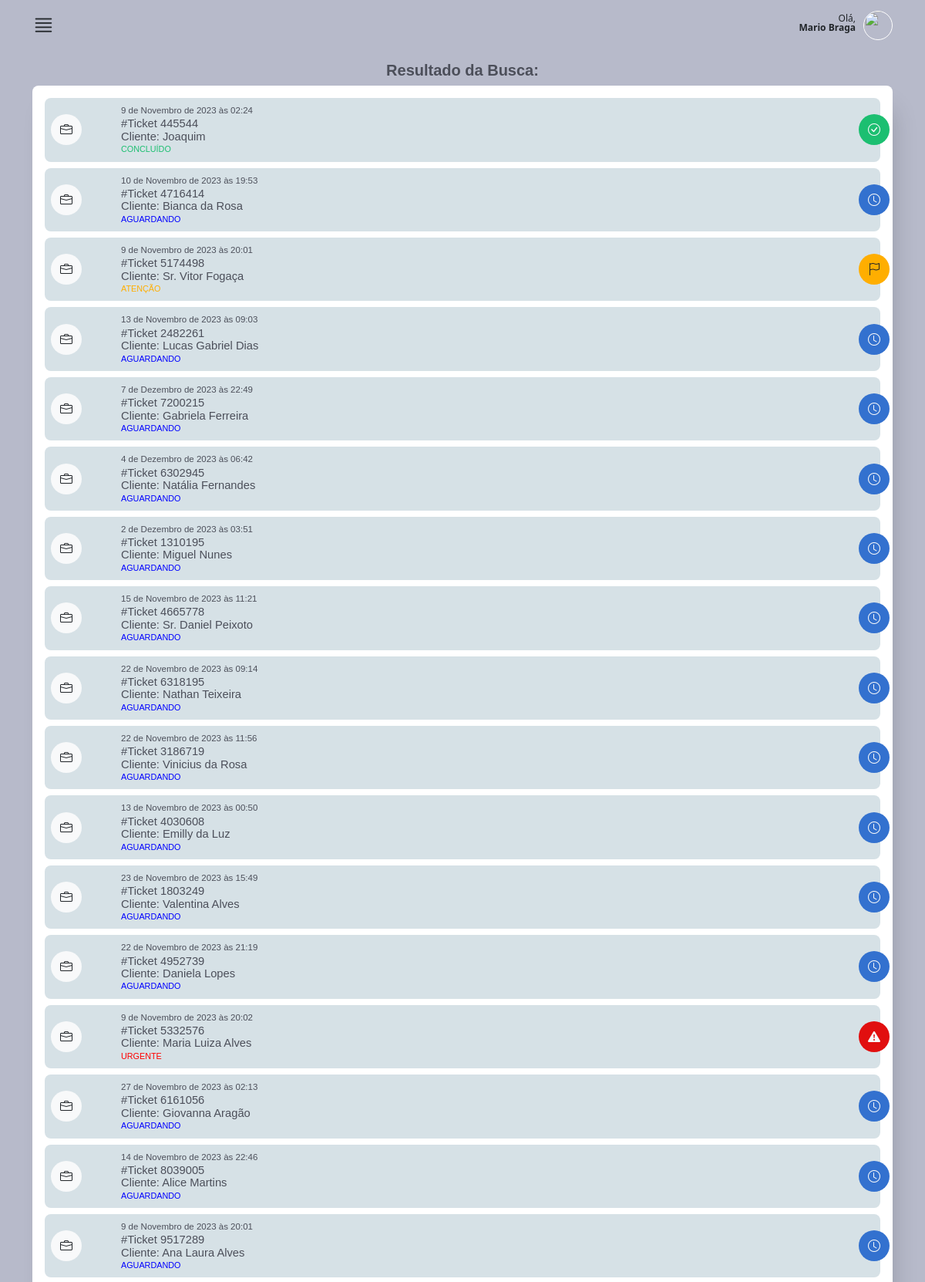
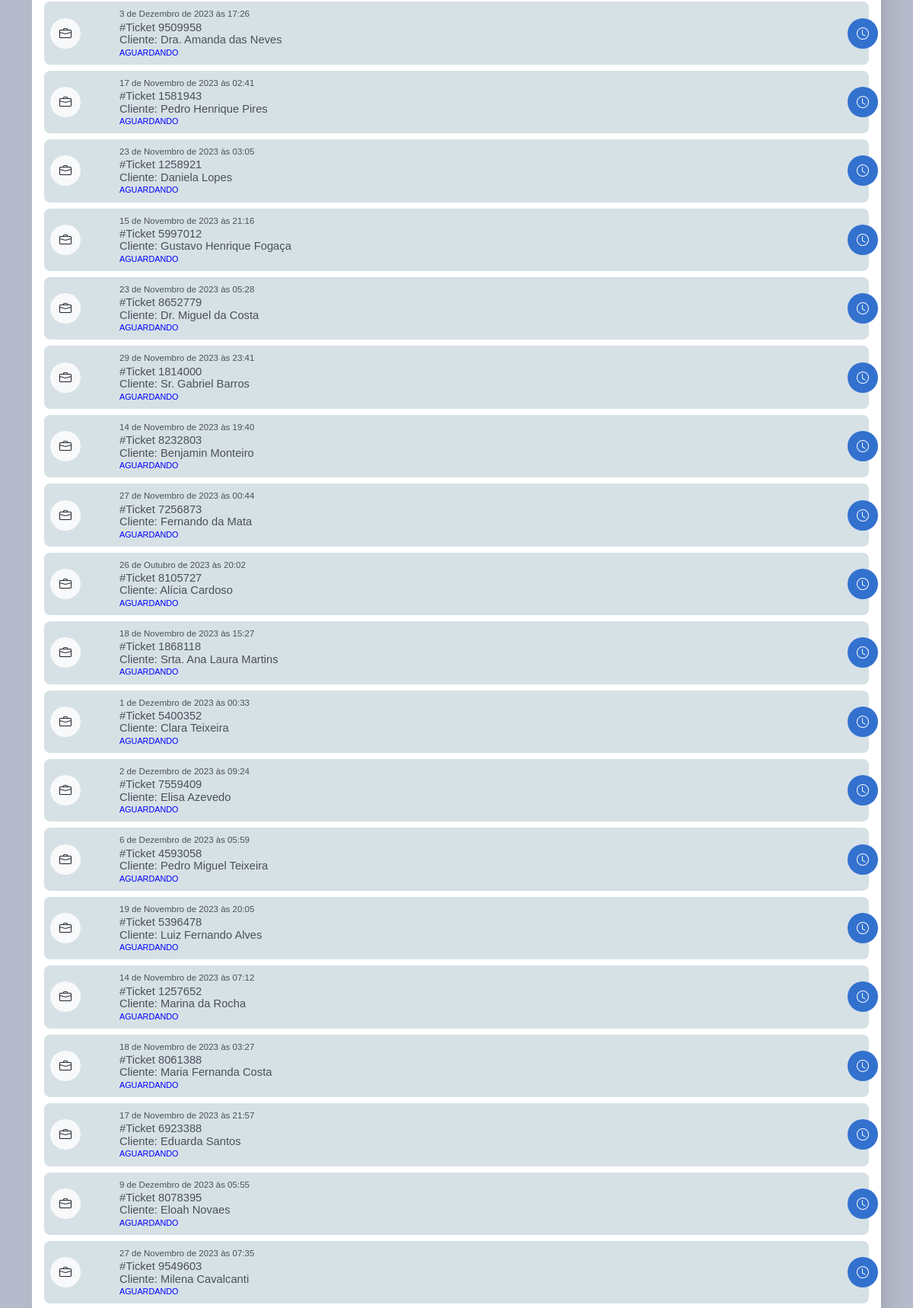
The app's page /main/tela_busca_resultado/ (signed in, upper part) with its own data (2 pictures, top to bottom).
### authentication/models.py (models this page shows, shortened)
class CustomUser(AbstractUser):
    telefone = models.CharField(max_length=15, null=False)
    endereco = models.ForeignKey(
        Endereco, on_delete=models.CASCADE, null=True, default=None
    )
    foto = models.ImageField(upload_to="img/perfil_user/", null=True, blank=True)
    email = models.EmailField(unique=True)

### staff/models.py (models this page shows, shortened)
class OrdemDeServico(models.Model):
    ticket = models.CharField(max_length=200, unique=True)
    tecnico = models.ForeignKey(
        CustomUser, on_delete=models.CASCADE, related_name="ordens_técnico"
    )
    staff = models.ForeignKey(
        CustomUser, on_delete=models.CASCADE, related_name="ordens_staff"
    )
    descricao = models.TextField(max_length=600)
    previsao_chegada = models.DateTimeField()
    previsao_execucao = models.DateTimeField()
    material = models.CharField(max_length=100, validators=[MinLengthValidator(3)])
    equipamento = models.CharField(max_length=100, validators=[MinLengthValidator(3)])
    data_criacao = models.DateTimeField(auto_now_add=True)
    cliente = models.ForeignKey(Cliente, on_delete=models.CASCADE)
    contrato = models.CharField(max_length=700, null=True, blank=True)
    atividade = models.CharField(max_length=50, choices=ACTIVITY_CHOICES)
    status_tecnico = models.CharField(max_length=50, choices=TECNICAL_CHOICES)
    status = models.CharField(
        max_length=10, choices=STATUS_CHOICES, default="Aguardando"
    )
    atraso_em_minutos = models.CharField(max_length=50, null=True, blank=True, choices=ATRASO_CHOICES)
    atraso_descricao = models.TextField(max_length=400, null=True, blank=True)

class Cliente(models.Model):
    nome = models.CharField(max_length=50, validators=[MinLengthValidator(3)])
    rg = models.CharField(max_length=12, validators=[MinLengthValidator(3)])
    endereco = models.ForeignKey(Endereco, on_delete=models.CASCADE)
    telefone1 = models.CharField(max_length=15, validators=[MinLengthValidator(3)])
    telefone2 = models.CharField(max_length=15, validators=[MinLengthValidator(3)])

### main/views.py (the view, shortened to what this page needs)
@user_passes_test(is_tecnico)
def tela_busca_resultado(request):
    ordens = OrdemDeServico.objects.filter(tecnico=request.user)
    return render(request, "tela_busca_resultado.html", {"ordens": ordens})

### main/helpers.py (called while the page is built)
def is_tecnico(user):
    return user.groups.filter(name="Técnico").exists()

### main/templates/tela_busca_resultado.html (shortened to what this page needs)
{% extends "base2.html" %}
{%load static%}
{% block rest %}
<section id="oc_lista">
    <div class="container">
      <div class="row">
        <div class="col-10 offset-1 text-center mt-3">
          <h5 class="font-bold color04">Resultado da Busca:</h5>
        </div>
      </div>
      <div class="listas_here box-shadow">
        <div class="tab-content" id="pills-tabContent">
            <div class="tab-pane pt-3 fade show active" id="pills-01" role="tabpanel" aria-labelledby="pills-home-tab" tabindex="0">
        {% if ordens %}
            {% for ordem in ordens %}
              <div class="oc_lista_item">
                <a href="{% url 'os_detail' ordem.id %}" class="a-whole"></a>
                <div class="row">
                    <div class="col-2 col-md-1">
                        <div class="icon bg-light"><i class="bi bi-briefcase text-dark"></i></div>
                    </div>
                    <div class="col-9 col-md-11">
                        <div class="oc_l_data color04 font-light">{{ordem.previsao_chegada}}</div>
                        <div class="oc_l_nome font-medium color04">#Ticket {{ordem.ticket}}</div>
                        <div class="oc_l_nome font-medium color04">Cliente: {{ordem.cliente.nome}}</div>
                        <div class="oc_l_status font-medium {% if ordem.status == 'Urgente' %}color-red{% elif ordem.status == 'Atenção' %}color-yellow{% elif ordem.status == 'Aguardando' %}color-blue{% elif ordem.status == 'Concluído' %}color-green{% endif %}">{{ ordem.status }}</div>
                    </div>
                    {% if ordem.status == "Urgente" %}
                    <div class="status_icon bg05 text-light">
                        <i class="bi bi-exclamation-triangle-fill"></i>
                    </div>
                {% elif ordem.status == "Atenção" %}
                    <div class="status_icon bg06 text-dark">
                        <i class="bi bi-flag"></i>
                    </div>
                {% elif ordem.status == "Aguardando" %}
                    <div class="status_icon bg01 text-light">
                        <i class="bi bi-clock"></i>
                    </div>
                    {% elif ordem.status == "Concluído" %}
                    <div class="status_icon bg02 text-light">
                      <i class="bi bi-check-circle"></i>
                  </div>
                {% endif %}
                </div>
              </div>
              {% endfor %}
            {% endif %}
            </div>
        </div>
    </div>
    </div>
  </section>
{% endblock %}

### main/templates/base2.html (shortened to what this page needs)
{%load static%}
<!DOCTYPE html>
<html lang="en" data-bs-theme="auto">
  <head>
    <link
      rel="stylesheet"
      href="https://cdn.jsdelivr.net/npm/@docsearch/css@3"
    />
    <link
      rel="stylesheet"
      href="https://cdn.jsdelivr.net/npm/bootstrap-icons@1.11.1/font/bootstrap-icons.css"
    />
    <link
      href="{% static 'assets/dist/css/bootstrap.min.css' %}"
      rel="stylesheet"
    />
    <link href="{% static 'assets/css/app_mamminfo.css' %}" rel="stylesheet" />
  </head>
  <body>
    <main class="bg03">
      <header>
        <div class="container">
          <div id="super_menu">
            <div class="row">
              <div class="col-3 text-start">
                <i class="bi bi-justify i_main"></i>
              </div>
              <div class="col-9 text-end">
                <p class="mt-2">
                  Olá,<br />
                  <strong>{{ user.first_name }} {{ user.last_name }}</strong>
                </p>
                <div class="photo_user mt-1">
                  {% if request.user.foto %}
                  <img src="{{ request.user.foto.url }}" alt="User Photo" />
                  {% else %}
                  <img
                    src="https://cdn-icons-png.flaticon.com/512/3106/3106807.png?auto=format&fit=crop&q=80&w=1760&ixlib=rb-4.0.3&ixid=M3wxMjA3fDB8MHxwaG90by1wYWdlfHx8fGVufDB8fHx8fA%3D%3D"
                    alt=""
                  />
                  {% endif %}
                </div>
              </div>
            </div>
          </div>
        </div>
      </header>
      {% block rest %}{% endblock %}
    </main>
  </body>
</html>

### main/templates/static/assets/css/app_mamminfo.css (style rules this page uses)
html { font-family: 'Noto', sans-serif;background: #ced0dc; }
.font-medium { font-family: 'NotoMedium', sans-serif;font-weight: 400; }
.font-bold { font-family: 'NotoBold', sans-serif;font-weight: 600; }
.font-light { font-family: 'NotoLight', sans-serif;font-weight: 300; }
.bg01 { background: #3371cf; }
.bg02 { background: #1cbf71; }
.bg03 { background: #b7baca; }
.bg05 { background: #e10f0f; }
.bg06 { background: #ffae00; }
.color04 { color: #4c4f5a; }
section { height: auto;min-height: 90vh;max-width: 100vw;width: 100%; }
.box-shadow { box-shadow: 10px 20px 32px -12px rgba(0,0,0,.2); }
.a-whole { position: absolute;top: 0;bottom: 0;left: 0;right: 0;width: 100%;height: 100%;z-index: 1;display: block; }
#super_menu { padding: 10px 0;position: relative; }
#super_menu p { font-size: .75rem;line-height: 100%;display: inline-block;margin: 0 10px 0 0; }
#super_menu .i_main { font-size: 1.8rem; }
#super_menu .photo_user { float: right;display: inline-block; }
#super_menu .photo_user img { width: 38px;height: 38px;display: block;border-radius: 38px;object-fit: cover;transform-origin: 50% 50%;border: 1px solid #fff; }
#oc_lista { padding-bottom: 72px; }
#oc_lista .listas_here { background: #fff;border-radius: 8px; }
#oc_lista .tab-pane { padding: 8px 16px; }
#oc_lista .oc_lista_item { background: #d6e1e6;border-radius: 8px;padding: 8px;position: relative;margin-bottom: 8px; }
#oc_lista .oc_lista_item .icon { width: 40px;height: 40px;border-radius: 40px;display: inline-block;text-align: center;line-height: 40px;position: absolute;l: 0;top: 0;bottom: 0;margin: auto; }
#oc_lista .oc_lista_item .oc_l_data { font-size: .72rem; }
#oc_lista .oc_lista_item .oc_l_nome { font-size: .92rem;line-height: 112%;white-space: nowrap;overflow: hidden;text-overflow: ellipsis; }
#oc_lista .oc_lista_item .oc_l_status { font-size: .675rem;text-transform: uppercase; }
#oc_lista .oc_lista_item .status_icon { width: 40px;height: 40px;border-radius: 40px;display: inline-block;text-align: center;line-height: 40px;position: absolute;right: -12px;top: 0;bottom: 0;margin: auto; }

### records on screen
CustomUser: first_name "Mario", last_name "Braga"
OrdemDeServico: previsao_chegada "9 de Novembro de 2023 às 02:24", ticket "445544", cliente.nome "Joaquim", status "CONCLUÍDO"
OrdemDeServico: previsao_chegada "10 de Novembro de 2023 às 19:53", ticket "4716414", cliente.nome "Bianca da Rosa", status "AGUARDANDO"
OrdemDeServico: previsao_chegada "9 de Novembro de 2023 às 20:01", ticket "5174498", cliente.nome "Sr. Vitor Fogaça", status "ATENÇÃO"
OrdemDeServico: previsao_chegada "13 de Novembro de 2023 às 09:03", ticket "2482261", cliente.nome "Lucas Gabriel Dias", status "AGUARDANDO"
OrdemDeServico: previsao_chegada "7 de Dezembro de 2023 às 22:49", ticket "7200215", cliente.nome "Gabriela Ferreira", status "AGUARDANDO"
OrdemDeServico: previsao_chegada "4 de Dezembro de 2023 às 06:42", ticket "6302945", cliente.nome "Natália Fernandes", status "AGUARDANDO"
OrdemDeServico: previsao_chegada "2 de Dezembro de 2023 às 03:51", ticket "1310195", cliente.nome "Miguel Nunes", status "AGUARDANDO"
OrdemDeServico: previsao_chegada "15 de Novembro de 2023 às 11:21", ticket "4665778", cliente.nome "Sr. Daniel Peixoto", status "AGUARDANDO"
OrdemDeServico: previsao_chegada "22 de Novembro de 2023 às 09:14", ticket "6318195", cliente.nome "Nathan Teixeira", status "AGUARDANDO"
OrdemDeServico: previsao_chegada "22 de Novembro de 2023 às 11:56", ticket "3186719", cliente.nome "Vinicius da Rosa", status "AGUARDANDO"
OrdemDeServico: previsao_chegada "13 de Novembro de 2023 às 00:50", ticket "4030608", cliente.nome "Emilly da Luz", status "AGUARDANDO"
OrdemDeServico: previsao_chegada "23 de Novembro de 2023 às 15:49", ticket "1803249", cliente.nome "Valentina Alves", status "AGUARDANDO"
OrdemDeServico: previsao_chegada "22 de Novembro de 2023 às 21:19", ticket "4952739", cliente.nome "Daniela Lopes", status "AGUARDANDO"
OrdemDeServico: previsao_chegada "9 de Novembro de 2023 às 20:02", ticket "5332576", cliente.nome "Maria Luiza Alves", status "URGENTE"
OrdemDeServico: previsao_chegada "27 de Novembro de 2023 às 02:13", ticket "6161056", cliente.nome "Giovanna Aragão", status "AGUARDANDO"
OrdemDeServico: previsao_chegada "14 de Novembro de 2023 às 22:46", ticket "8039005", cliente.nome "Alice Martins", status "AGUARDANDO"
OrdemDeServico: previsao_chegada "9 de Novembro de 2023 às 20:01", ticket "9517289", cliente.nome "Ana Laura Alves", status "AGUARDANDO"
OrdemDeServico: previsao_chegada "3 de Dezembro de 2023 às 17:26", ticket "9509958", cliente.nome "Dra. Amanda das Neves", status "AGUARDANDO"
OrdemDeServico: previsao_chegada "17 de Novembro de 2023 às 02:41", ticket "1581943", cliente.nome "Pedro Henrique Pires", status "AGUARDANDO"
OrdemDeServico: previsao_chegada "23 de Novembro de 2023 às 03:05", ticket "1258921", cliente.nome "Daniela Lopes", status "AGUARDANDO"
OrdemDeServico: previsao_chegada "15 de Novembro de 2023 às 21:16", ticket "5997012", cliente.nome "Gustavo Henrique Fogaça", status "AGUARDANDO"
OrdemDeServico: previsao_chegada "23 de Novembro de 2023 às 05:28", ticket "8652779", cliente.nome "Dr. Miguel da Costa", status "AGUARDANDO"
OrdemDeServico: previsao_chegada "29 de Novembro de 2023 às 23:41", ticket "1814000", cliente.nome "Sr. Gabriel Barros", status "AGUARDANDO"
OrdemDeServico: previsao_chegada "14 de Novembro de 2023 às 19:40", ticket "8232803", cliente.nome "Benjamin Monteiro", status "AGUARDANDO"
OrdemDeServico: previsao_chegada "27 de Novembro de 2023 às 00:44", ticket "7256873", cliente.nome "Fernando da Mata", status "AGUARDANDO"
OrdemDeServico: previsao_chegada "26 de Outubro de 2023 às 20:02", ticket "8105727", cliente.nome "Alícia Cardoso", status "AGUARDANDO"
OrdemDeServico: previsao_chegada "18 de Novembro de 2023 às 15:27", ticket "1868118", cliente.nome "Srta. Ana Laura Martins", status "AGUARDANDO"
OrdemDeServico: previsao_chegada "1 de Dezembro de 2023 às 00:33", ticket "5400352", cliente.nome "Clara Teixeira", status "AGUARDANDO"
OrdemDeServico: previsao_chegada "2 de Dezembro de 2023 às 09:24", ticket "7559409", cliente.nome "Elisa Azevedo", status "AGUARDANDO"
OrdemDeServico: previsao_chegada "6 de Dezembro de 2023 às 05:59", ticket "4593058", cliente.nome "Pedro Miguel Teixeira", status "AGUARDANDO"
OrdemDeServico: previsao_chegada "19 de Novembro de 2023 às 20:05", ticket "5396478", cliente.nome "Luiz Fernando Alves", status "AGUARDANDO"
OrdemDeServico: previsao_chegada "14 de Novembro de 2023 às 07:12", ticket "1257652", cliente.nome "Marina da Rocha", status "AGUARDANDO"
OrdemDeServico: previsao_chegada "18 de Novembro de 2023 às 03:27", ticket "8061388", cliente.nome "Maria Fernanda Costa", status "AGUARDANDO"
OrdemDeServico: previsao_chegada "17 de Novembro de 2023 às 21:57", ticket "6923388", cliente.nome "Eduarda Santos", status "AGUARDANDO"
OrdemDeServico: previsao_chegada "9 de Dezembro de 2023 às 05:55", ticket "8078395", cliente.nome "Eloah Novaes", status "AGUARDANDO"
OrdemDeServico: previsao_chegada "27 de Novembro de 2023 às 07:35", ticket "9549603", cliente.nome "Milena Cavalcanti", status "AGUARDANDO"
